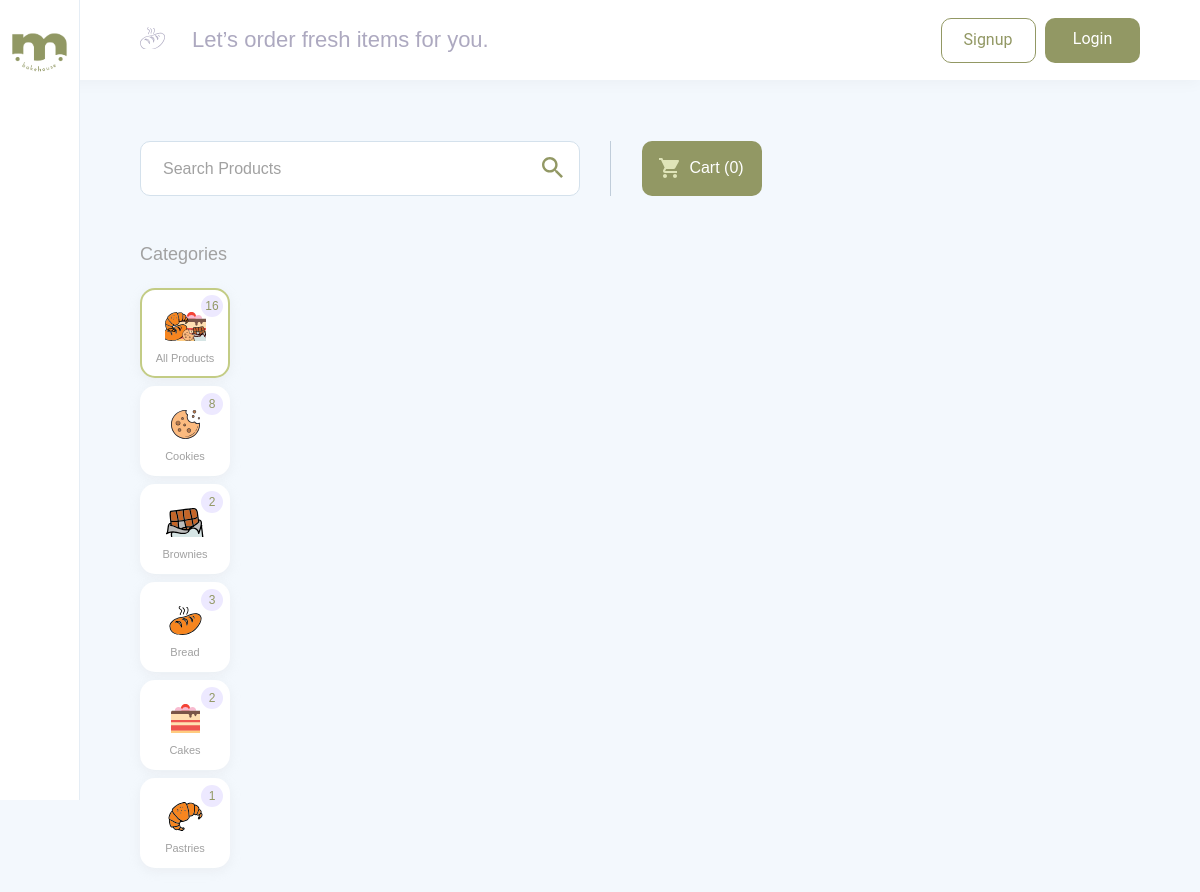
Page /codes/index.php/products on the committed database.
### tables this page shows
CREATE TABLE `categories` (
  `category_id` int(11) NOT NULL,
  `category` varchar(50) DEFAULT NULL,
  `created_at` datetime DEFAULT NULL,
  `updated_at` datetime DEFAULT NULL
);

### codes/application/controllers/Products.php (called while the page is built, shortened)
<?php
class Products extends CI_Controller {
	public function __construct()
	{
		$this->load->model('Product');
	}
	public function index()
	{
		$result = $this->load_products();
		$result['cart_list'] = $this->check_cart();
		$this->load->view('products/catalogue', $result);
    }
	public function load_products()
	{
		$this->session->unset_userdata('category');
		$categories = $this->Product->get_categories();
        $products = $this->Product->get_all_products();
		$result = array('userdata'=>$this->session->userdata('user'), 'categories'=>$categories, 'total_products'=>count($products), 'search'=>$this->session->flashdata('search'));
		return $result;
	}
	public function check_cart()
	{
		$cart_list = array();
		return $cart_list;
	}
}

### codes/index.php (called while the page is built, shortened)
<?php
require_once BASEPATH.'core/CodeIgniter.php';

### codes/application/models/Product.php (called while the page is built, shortened)
<?php
class Product extends CI_Model {
    function get_categories()
    {
        $query = "SELECT categories.category_id, categories.category, COUNT(products.id) AS 'product_count' FROM products RIGHT JOIN categories ON categories.category_id = products.category_id GROUP BY categories.category_id";
        return $this->db->query($query)->result_array();
    }
}
?>

### codes/application/views/products/catalogue.php (the view, shortened to what this page needs)
<!DOCTYPE html>
<html lang="en">
    <head>
        <link rel="stylesheet" href="/assets/css/vendor/bootstrap.min.css" />
        <link rel="stylesheet" href="/assets/css/vendor/bootstrap-select.min.css" />
        <link rel="stylesheet" href="/assets/css/custom/global.css" />
        <link rel="stylesheet" href="/assets/css/custom/product_dashboard.css" />
    </head>
    <body>
        <div class="wrapper">
            <header>
                <h1>Let’s order fresh items for you.</h1>
<?php
    if ($userdata)
    {
?>
                <div>
<?php
        if($userdata['is_admin'])
        {
?>
                    <a class="switch" href="/admins">Switch to Admin View</a>
<?php
        }
?>
                    <button class="profile">
                        <img src="/assets/images/profile.png" alt="<?= $userdata['first_name'] ?>" />
                    </button>
                </div>
                <div class="dropdown show">
                    <a class="btn btn-secondary dropdown-toggle profile_dropdown" href="#" role="button" id="dropdownMenuLink" data-toggle="dropdown" aria-haspopup="true" aria-expanded="false"></a>
                    <div class="dropdown-menu admin_dropdown" aria-labelledby="dropdownMenuLink">
                        <a class="dropdown-item" href="/users/logout">Logout</a>
                    </div>
                </div>
<?php
    }
    else
    {
?>
                <div>
                            <a class="signup_btn" href="/users/signup">Signup</a>
                            <a class="login_btn" href="/users">Login</a>
                </div>
<?php
    }
?>
            </header>
            <aside>
                <a href=""><img src="/assets/images/short_logo.png" alt="Mady Bakehouse" /></a>
            </aside>
            <section>
                <form action="/products/sort_category" method="post" class="search_form">
                    <input type="text" name="search" placeholder="Search Products" id="search_bar" value="<?= $search ?>"/>
                </form>
                <a class="show_cart" href="/products/cart">Cart (<?= count($cart_list) ?>)</a>
                <form action="/products/sort_category" method="post" class="categories_form">
                    <h3>Categories</h3>
                    <ul>
                        <li>
                            <button id="all_products" type="submit" class="active category_button" name="category" value="All">
                                <span><?= $total_products; ?></span><img src="/assets/images/all_products.svg" alt="#" />
                                <h4>All Products</h4>
                            </button>
                        </li>
<?php
    foreach($categories as $category)
    {
?>
                        <li>
                            <button type="submit" class="category_button" name="category" value="<?= $category['category'] ?>" >
                                <span><?= $category['product_count'] ?></span><img src="/assets/images/<?= $category['category'] ?>.svg" alt="<?= $category['category'] ?>" />
                                <h4><?= $category['category'] ?></h4>
                            </button>
                        </li>
<?php
    }
?>
                    </ul>
                </form>
            </section>
        </div>
    </body>
</html>

### clickable_prototype/assets/css/custom/global.css (style rules this page uses)
* { margin: 0px; padding: 0px; }
body { background-color: #f3f8fd; transition: 0.21s; }
body .wrapper { display: table; width: 100%; }
body .wrapper aside { background-color: #fff; border-right: 1px solid #e5edf5; height: 100vh; padding: 0px 7px; position: fixed; text-align: center; vertical-align: top; width: 80px; z-index: 2; }
body .wrapper aside > a { display: inline-block; height: 80px; vertical-align: top; width: 100%; }
body .wrapper aside > a img { margin-top: 19px; width: 65px; }
body .wrapper header { background-color: #fff; box-shadow: 0px 4px 14px rgba(0, 0, 0, 0.03); display: block; height: 80px; padding: 18px 60px 18px 138px; position: fixed; text-align: right; width: 100%; z-index: 2; }
body .wrapper header h1 { color: #ada9c0; display: inline-block; font: 22px/27px proxima_nova_bold, sans-serif; margin-top: 8px; position: absolute; left: 140px; }
body .wrapper header h1::before { background-image: url("../../images/transparent_bread.svg"); background-size: cover; background-repeat: no-repeat; content: ""; display: inline-block; height: 23px; margin-right: 27px; vertical-align: top; width: 25px; }
body .wrapper header div { display: inline-block; vertical-align: top; }
body .wrapper header div a { border-radius: 10px; border: none; font: 16px/42px roboto, sans-serif; height: 45px; transition: 0.21s; width: 95px; display: inline-block; vertical-align: top; text-align: center; }
body .wrapper header div a.signup_btn { background-color: #fff; border: 1px solid #929864; color: #929864; margin-right: 5px; }
body .wrapper header div a.login_btn { background-color: #929864; color: #fff; }
body .wrapper ul { list-style: none; }
body .wrapper > section { padding: 141px 60px 0px 140px; position: relative; }
body .wrapper > section .search_form { border-right: 1px solid #c0cdda; display: inline-block; margin-bottom: 47px; margin-right: 26px; padding-right: 30px; vertical-align: top; position: sticky; top: 12px; z-index: 3; }
body .wrapper > section .search_form::after { width: 21px; height: 21px; content: ""; background-image: url("../../images/search.svg"); display: inline-block; vertical-align: top; position: absolute; top: 16px; right: 47px; }
body .wrapper > section .search_form input { background-color: #ffffff; border-radius: 10px; border: 1px solid #d4e1ec; height: 55px; padding: 0px 22px; width: 440px; font: 16px/19px proxima_nova_regular, sans-serif; color: #787878; }
body .wrapper > section .search_form input::placeholder { color: #a1a1a1; }
body .wrapper > section .show_cart { background-color: #929864; border-radius: 10px; border: none; color: #fff; display: inline-block; font: 16px/19px proxima_nova_regular, sans-serif; height: 55px; transition: 0.21s; vertical-align: top; width: 120px; text-align: center; padding: 17px 0px; text-decoration: none; position: sticky; top: 12px; z-index: 3; }
body .wrapper > section .show_cart::before { background-image: url("../../images/cart.svg"); content: ""; display: inline-block; height: 20px; margin: 0px 10px 0px 0px; vertical-align: top; width: 20px; }

### clickable_prototype/assets/css/custom/product_dashboard.css (style rules this page uses)
* { margin: 0px; padding: 0px; }
body .wrapper > section .categories_form { display: inline-block; left: 140px; position: absolute; top: 243px; vertical-align: top; width: 117px; }
body .wrapper > section .categories_form h3 { color: #a1a1a1; font: 18px/22px proxima_nova_bold, sans-serif; margin-bottom: 23px; }
body .wrapper > section .categories_form ul li button { background-color: #fff; border-radius: 15px; border: 2px solid #fff; height: 90px; margin-bottom: 8px; position: relative; transition: 0.21s; width: 90px; box-shadow: 0px 3.17949px 11.9231px rgba(201, 201, 201, 0.2); }
body .wrapper > section .categories_form ul li button.active { border: 2px solid #c3cc85; }
body .wrapper > section .categories_form ul li button span { background-color: #ede9ff; border-radius: 50%; color: #929864; display: inline-block; font: 12px/15px proxima_nova_bold, sans-serif; height: 22px; min-width: 22px; padding: 4px; position: absolute; right: 5px; top: 5px; vertical-align: top; }
body .wrapper > section .categories_form ul li button h4 { color: #a1a1a1; font: 11px/14px proxima_nova_reglar, sans-serif; text-transform: capitalize; }
body .wrapper > section .categories_form ul li button img { margin-bottom: 4px; margin-top: 12px; width: 41px; height: 41px; object-fit: contain; }

### rows in the picture
categories: product_count "8", category (picture), category "Cookies"
categories: product_count "2", category (picture), category "Brownies"
categories: product_count "3", category (picture), category "Bread"
categories: product_count "2", category (picture), category "Cakes"
categories: product_count "1", category (picture), category "Pastries"

### other values in the picture
count($cart_list) "0"
$total_products "16"
